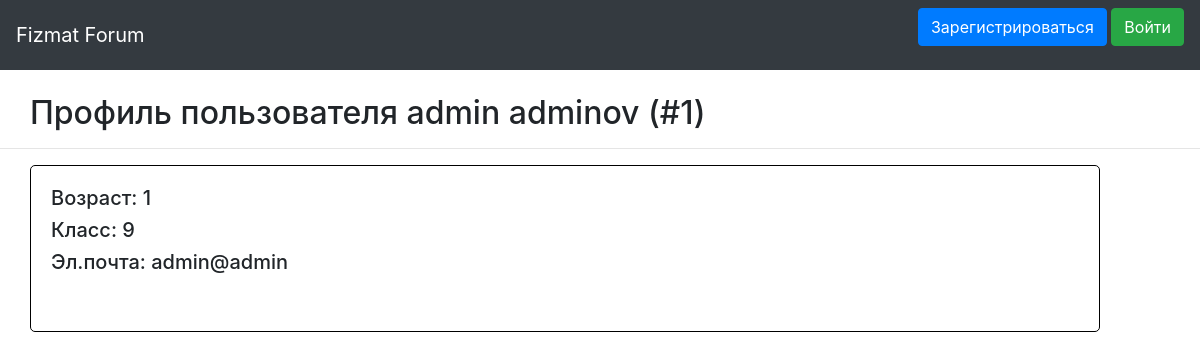
The app's page /profile/1 with its own data.
### data/users.py (models this page shows, shortened)
class User(SqlAlchemyBase, UserMixin, SerializerMixin):
    __tablename__ = 'users'
    id = sqlalchemy.Column(sqlalchemy.Integer, primary_key=True, autoincrement=True)
    surname = sqlalchemy.Column(sqlalchemy.String, nullable=False)
    name = sqlalchemy.Column(sqlalchemy.String, nullable=False)
    age = sqlalchemy.Column(sqlalchemy.Integer, nullable=False)
    grade = sqlalchemy.Column(sqlalchemy.Integer, nullable=False)
    email = sqlalchemy.Column(sqlalchemy.String, index=True, unique=True, nullable=False)
    hashed_password = sqlalchemy.Column(sqlalchemy.String)

### main.py (the view)
@app.route('/profile/<uid>')
def profile(uid):
    session = db_session.create_session()
    return render_template('profile.html', user=session.query(User).filter(User.id == uid).first(),
                           current_user=current_user)

### data/db_session.py (called while the page is built)
def create_session() -> Session:
    global __factory
    return __factory()

### templates/profile.html (shortened to what this page needs)
{% extends "base.html" %}
{% block content %}
<br/>
<h2 align="left" style="margin-left: 30px;">Профиль пользователя {{ user.name }} {{ user.surname }} (#{{ user.id }})</h2>
<hr/>
<div class="profile">
    <h5>Возраст: {{ user.age }}</h5>
    <h5>Класс: {{ user.grade }}</h5>
    <h5>Эл.почта: {{ user.email }}</h5>
    <br/>
</div>
{% endblock %}

### static/css/style.css (style rules this page uses)
.profile { margin-left: 30px; margin-right: 100px; border: solid 1px black; border-radius: 5px; padding-top: 20px; padding-bottom: 25px; padding-left: 20px; }

### records on screen
User: name "admin", surname "adminov", id "1", age "1", grade "9", email "admin@admin"
